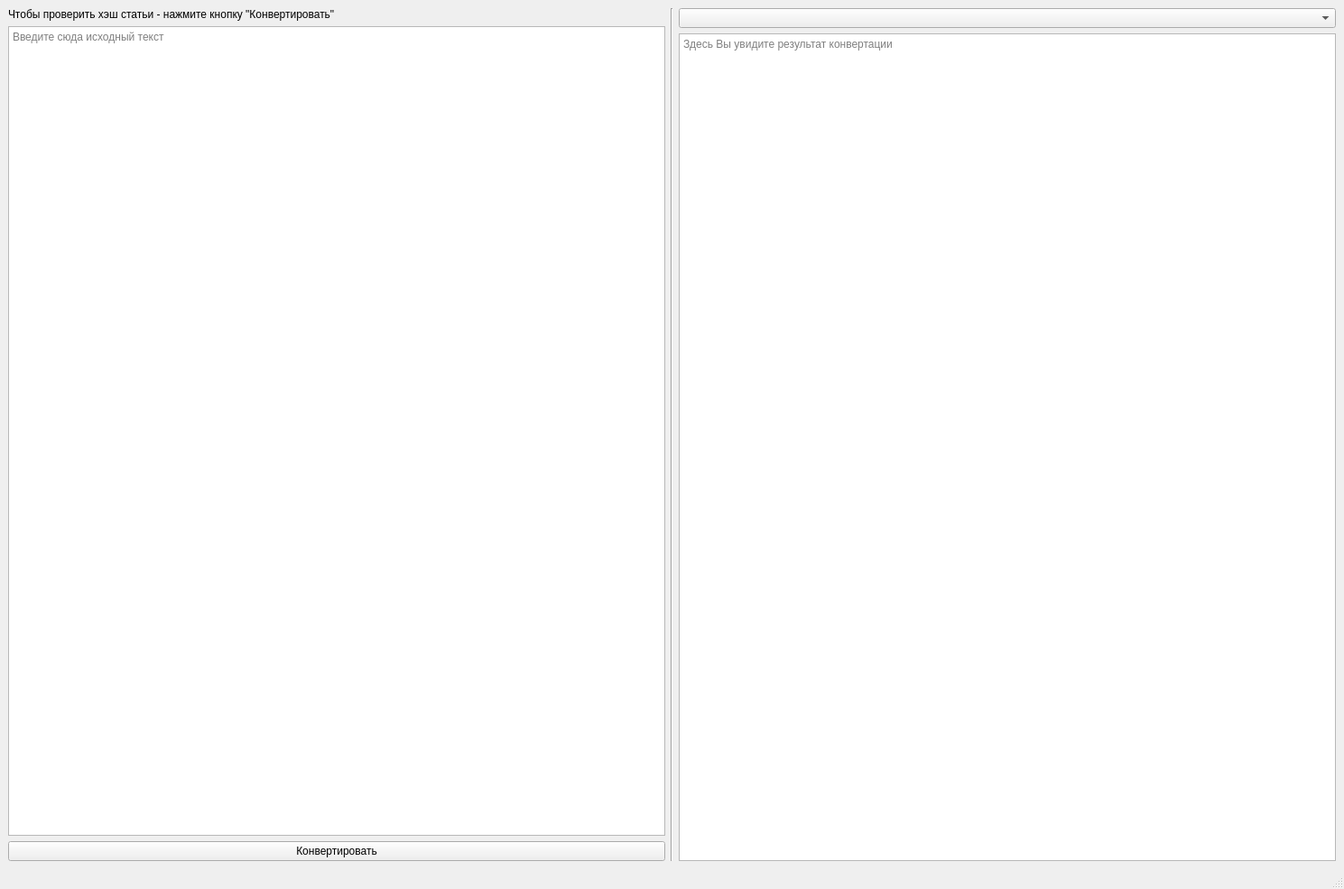
<?xml version="1.0" encoding="UTF-8"?>
<ui version="4.0">
 <class>MainWindow</class>
 <widget class="QMainWindow" name="MainWindow">
  <property name="geometry">
   <rect>
    <x>0</x>
    <y>0</y>
    <width>1489</width>
    <height>985</height>
   </rect>
  </property>
  <property name="windowTitle">
   <string>Конвертер статей</string>
  </property>
  <widget class="QWidget" name="centralwidget">
   <layout class="QGridLayout" name="gridLayout">
    <item row="0" column="0">
     <layout class="QHBoxLayout" name="horizontalLayout">
      <item>
       <layout class="QVBoxLayout" name="verticalLayout">
        <item>
         <layout class="QHBoxLayout" name="horizontalLayout_2"/>
        </item>
        <item>
         <widget class="QLabel" name="hashStatusLabel">
          <property name="text">
           <string>Чтобы проверить хэш статьи - нажмите кнопку &quot;Конвертировать&quot;</string>

          </property>
         </widget>
        </item>
        <item>
         <widget class="QPlainTextEdit" name="inFileText">
          <property name="placeholderText">
           <string>Введите сюда исходный текст</string>
          </property>
         </widget>
        </item>
        <item>
         <widget class="QPushButton" name="convertBtn">
          <property name="text">
           <string>Конвертировать</string>
          </property>
         </widget>
        </item>
       </layout>
      </item>
      <item>
       <widget class="Line" name="line">
        <property name="orientation">
         <enum>Qt::Vertical</enum>
        </property>
       </widget>
      </item>
      <item>
       <layout class="QVBoxLayout" name="verticalLayout_2">
        <item>
         <layout class="QHBoxLayout" name="horizontalLayout_3"/>
        </item>
        <item>
         <widget class="QComboBox" name="outFileFormatBox">
          <property name="placeholderText">
           <string>Формат выходного файла</string>
          </property>
         </widget>
        </item>
        <item>
         <widget class="QTextEdit" name="outFileText">
          <property name="readOnly">
           <bool>true</bool>
          </property>
          <property name="placeholderText">
           <string>Здесь Вы увидите результат конвертации</string>
          </property>
         </widget>
        </item>
       </layout>
      </item>
     </layout>
    </item>
   </layout>
  </widget>
  <widget class="QMenuBar" name="menubar">
   <property name="geometry">
    <rect>
     <x>0</x>
     <y>0</y>
     <width>1489</width>
     <height>21</height>
    </rect>
   </property>
  </widget>
  <widget class="QStatusBar" name="statusbar"/>
 </widget>
 <resources/>
 <connections/>
</ui>
